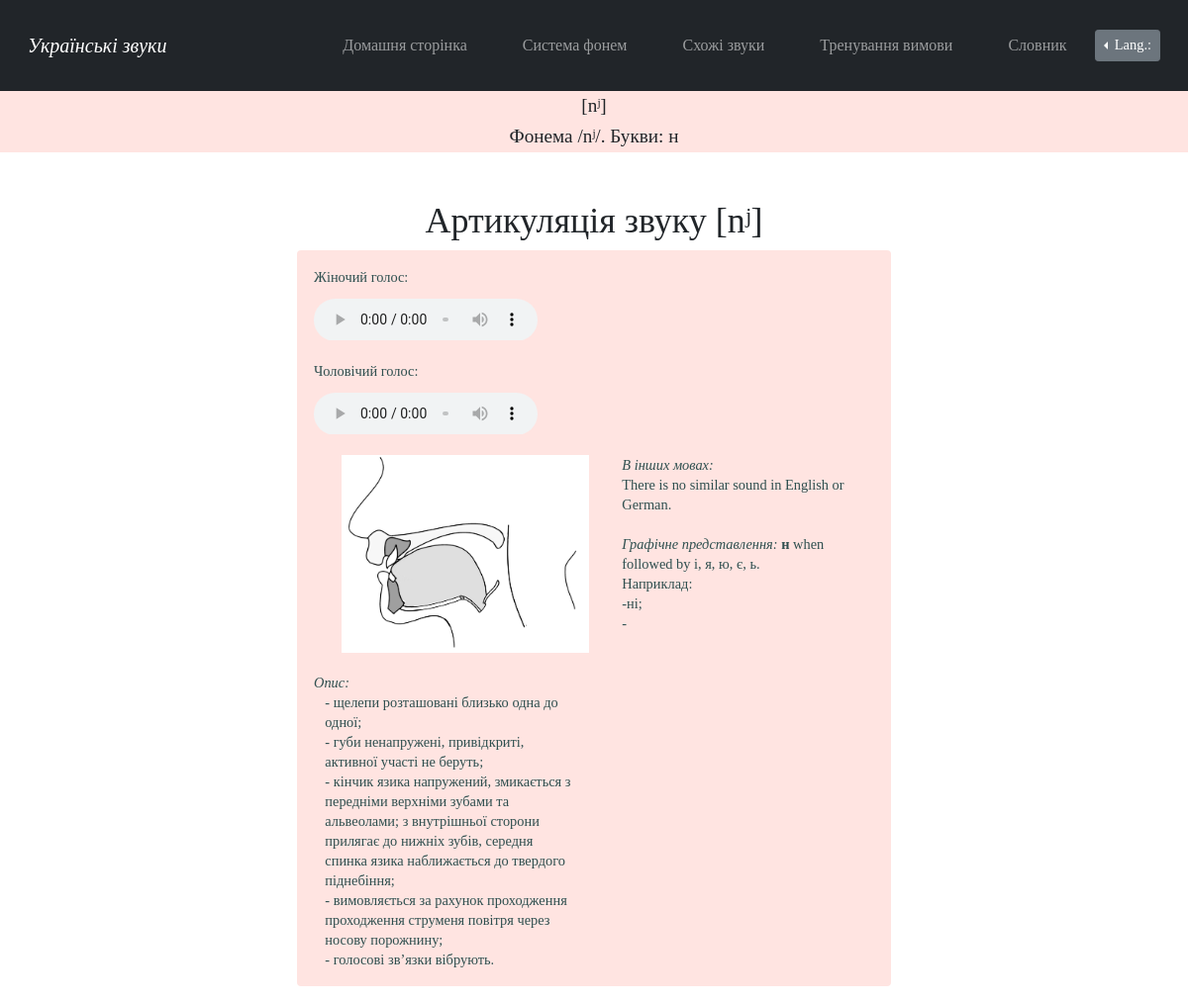
Screenshot of /sound_nj with the database file from the repository.
### main/models.py (models this page shows)
class InformationAboutConsonants(models.Model):
    id = models.AutoField('id', primary_key=True)
    sound = models.CharField('звук', max_length=6)
    place_of_articulation = models.TextField('місце артикуляції', default='')
    way_of_articulation = models.TextField('спосіб артикуляції', default='')
    palatalization = models.TextField('ступінь палаталізації', default='')
    description = models.TextField('опис вимови')
    eng_description = models.TextField('англ. опис вимови', default='')
    image = models.ImageField('ілюстрація вимови', upload_to="media")
    audio = models.FileField(upload_to='documents/', default='')
    male_audio = models.FileField(upload_to='documents/', default='')

### main/views.py (the view)
# urls.py: path("sound_nj", views.sound_nj, name='sound_nj'),
def sound_nj(request):
    information = InformationAboutConsonants.objects.filter(sound__contains='nʲ')
    return render(request, 'main/sound_nj.html', {'information': information})

### main/templates/main/sound_nj.html (shortened to what this page needs)
{% extends 'main/pattern_for_consonants.html' %}
{% load i18n %}
{% load static %}
{% block lang_switch %}
<div class="dropleft">
      <button class="btn btn-secondary btn-sm dropdown-toggle" type="button" id="dropdownMenuButton"
              data-toggle="dropdown" aria-haspopup="true" aria-expanded="false">
        Lang.:
      </button>
            {% get_current_language as LANGUAGE_CODE %}
            {% get_available_languages as LANGUAGES %}
            {% get_language_info_list for LANGUAGES as languages %}
    </div>
{% endblock %}
{% block sound %}[nʲ]{% endblock %}
{% block phoneme %}/nʲ/{% endblock %}
{% block letter %}н{% endblock %}
{% block examples %}<i>{% translate "In other languages:" %}</i>
There is no similar sound in English or German.
<i>{% translate "Pertinent letter/s" %}:</i> <b>н</b> when followed by і, я, ю, є, ь.
{% translate "For example" %}:
-ні;
-
{% endblock %}

### main/templates/main/pattern_for_consonants.html (shortened to what this page needs)
{% extends 'main/pattern.html' %}
{% load i18n %}
{% load static %}
{% block stylesheet %}<link rel="stylesheet" href="{% static 'main/css/pattern_separate_sounds.css' %}">{% endblock %}
{% block content %}
<main>
    <div class="header">
        <h2>{% block sound %}{% endblock %}</h2>
         <h3>{% translate "Phoneme" %} {% block phoneme %}{% endblock %}.
            {% translate "Letters:" %} {% block letter %}{% endblock %}</h3>
    </div>
    <div class="main_content">
        {% get_current_language as LANGUAGE_CODE %}
        {% for el in information%}
        <h3>{% translate "Articulation of the sound" %} {{el.sound}}</h3>
            <div class="alert alert-custom  fade in alert-dismissable show mt-2">
                <figure><figcaption>{% translate "Жіночий голос:" %}</figcaption>
                    <audio controls src={{el.audio.url}}>
                    </audio>
                </figure>
                <figure><figcaption>{% translate "Чоловічий голос:" %}</figcaption>
                    <audio controls src={{el.male_audio.url}}>
                    </audio>
                </figure>
                <img src={{el.image.url}} alt="Звук">
                <p class="examples" id="examples">{% block examples %}{% endblock %}<br></p>
                <p><i>{% translate "Description:" %}</i></p>
                {% if LANGUAGE_CODE == "uk" %}
                    <p class = "description" id="description">{{el.description}}</p>
                {%else%}
                    <p class = "description" id="description1.2">{{el.eng_description}}</p>
                {%endif%}
            </div>
        {%endfor%}
    </div>
</main>
{% endblock %}

### main/static/main/css/pattern.css (style rules this page uses)
body { background: white; font-family: Garamond, Baskerville, "Baskerville Old Face", "Hoefler Text", "Times New Roman", serif; font-style: normal; font-variant: normal; font-weight: 400; line-height: 20px; }
.dropleft { padding-top:20px; padding-bottom:20px; }
.btn { font-size: .9em; }

### main/static/main/css/pattern_separate_sounds.css (style rules this page uses)
.header { text-align: center; background: #FFE4E1; width: 100%; height: 4em; padding-top: .3em; }
.header > h2, h3 { text-align: center; font-size: 1.2em; }
.main_content { margin-top: 4vw; font-size: .9em; margin-left: auto; margin-right: auto; }
.main_content > h3 { text-align: center; font-size: 3vw; }
.main_content img { margin-left: 5%; margin-bottom: 20px; width:250px; height:200px; }
.main_content p { white-space: pre-line; font-size: 1em; }
.alert-custom { background-color:#FFE4E1; color:#2F4F4F; }
.alert-custom > p { margin-bottom:0px; }
@media screen and (min-width:601px) { .header { margin-top: 50px; } }
@media screen and (min-width:601px) { .main_content { width: 80%; } }
@media screen and (min-width:601px) { .alert-custom { background-color: ; } }
@media screen and (min-width:601px) { audio { width: 50%; padding-top:2%; } }
@media screen and (min-width:768px) { .header { margin-top: 110px; } }
@media screen and (min-width:768px) { .alert-custom { background-color: ; } }
@media screen and (min-width:768px) { audio { width: 40%; } }
@media screen and (min-width:768px) { .examples { float: right; width: 45%; } }
@media screen and (min-width:768px) { .description { width: 45%; margin-left:2%; } }
@media screen and (min-width:980px) { .header { margin-top: 90px; } }
@media screen and (min-width:980px) { .main_content { width: 65%; } }
@media screen and (min-width:980px) { .alert-custom { background-color: ; } }
@media screen and (min-width:980px) { audio { width: 40%; } }
@media screen and (min-width:1200px) { .main_content { width: 50%; } }
@media screen and (min-width:1200px) { .alert-custom { background-color:; } }

### rows the page displays
InformationAboutConsonants: sound "[nʲ]", image (picture), description "- щелепи розташовані близько одна до одної; - губи ненапружені, привідкриті, активної участі не беруть; - кінчик язика напружений, змикається з передніми верхніми зубами та альвеолами; з внутрішньої сторони прилягає до нижніх зубів, середня спинка язика наближається до твердого піднебіння; - вимовляється за рахунок проходження проходження струменя повітря через носову порожнину; - голосові зв’язки вібрують."
